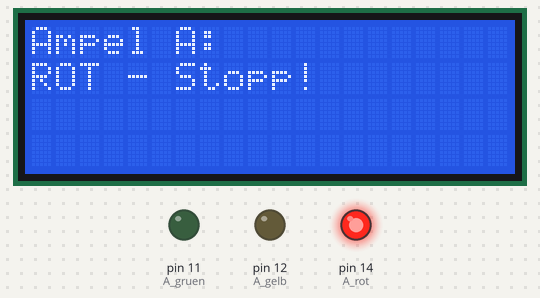
Recording of a sketch running on a simulated Arduino Uno, built with avr-gcc and run on an emulated ATmega328P. Shown: 20×4 character LCD, output pins drawn as LEDs (lit = HIGH).

Above: at 0.1 s.
At 3.2 s:
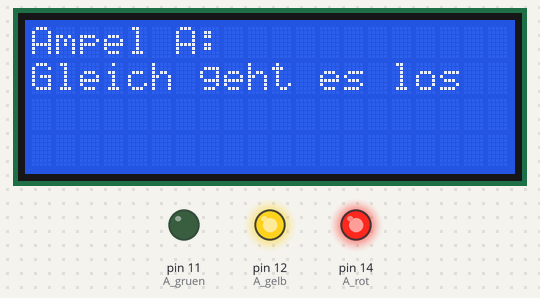
At 4.2 s:
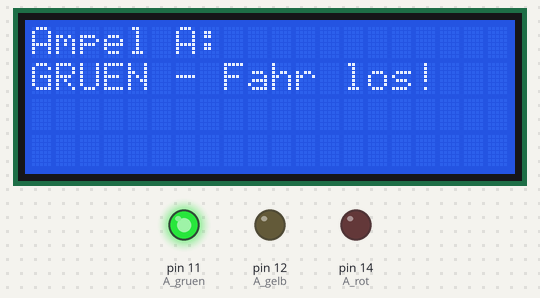
At 7.2 s:
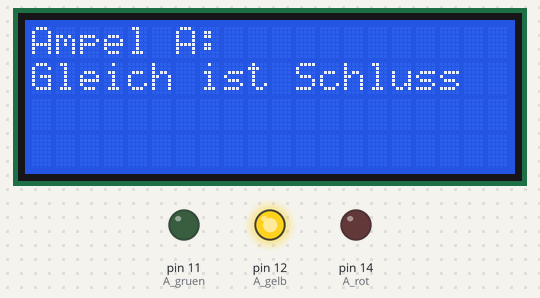
Timing chart, 0 to 40.0 s (numbered marks = the images above):
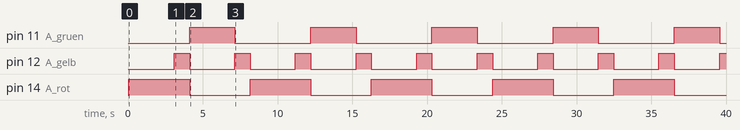

The sketch:

DasDisplayZeigtDieAmpel.ino
```cpp
// =====================================================================
// Das Display zeigt die Ampel
// Jede Ampelfunktion schaltet die LEDs UND schreibt auf das Display.
// =====================================================================

#include <LiquidCrystal_I2C.h>
LiquidCrystal_I2C lcd(0x27, 20, 4);

int A_rot = 14;  int A_gelb = 12;  int A_gruen = 11;

int DauerRot   = 3000;  int DauerRotGelb = 1000;
int DauerGruen = 3000;  int DauerGelb    = 1000;

void ampelA_rot() {
  digitalWrite(A_rot,   HIGH);
  digitalWrite(A_gelb,  LOW);
  digitalWrite(A_gruen, LOW);
  lcd.clear();
  lcd.setCursor(0, 0);
  lcd.print("Ampel A:");
  lcd.setCursor(0, 1);
  lcd.print("ROT - Stopp!");
}

void ampelA_rotGelb() {
  digitalWrite(A_rot,   HIGH);
  digitalWrite(A_gelb,  HIGH);
  digitalWrite(A_gruen, LOW);
  lcd.clear();
  lcd.setCursor(0, 0);
  lcd.print("Ampel A:");
  lcd.setCursor(0, 1);
  lcd.print("Gleich geht es los");
}

void ampelA_gruen() {
  digitalWrite(A_rot,   LOW);
  digitalWrite(A_gelb,  LOW);
  digitalWrite(A_gruen, HIGH);
  lcd.clear();
  lcd.setCursor(0, 0);
  lcd.print("Ampel A:");
  lcd.setCursor(0, 1);
  lcd.print("GRUEN - Fahr los!");
}

void ampelA_gelb() {
  digitalWrite(A_rot,   LOW);
  digitalWrite(A_gelb,  HIGH);
  digitalWrite(A_gruen, LOW);
  lcd.clear();
  lcd.setCursor(0, 0);
  lcd.print("Ampel A:");
  lcd.setCursor(0, 1);
  lcd.print("Gleich ist Schluss");
}

void setup() {
  pinMode(A_rot,   OUTPUT);
  pinMode(A_gelb,  OUTPUT);
  pinMode(A_gruen, OUTPUT);

  lcd.init();
  lcd.backlight();
}

void loop() {
  ampelA_rot();
  delay(DauerRot);

  ampelA_rotGelb();
  delay(DauerRotGelb);

  ampelA_gruen();
  delay(DauerGruen);

  ampelA_gelb();
  delay(DauerGelb);
}
```

Measured:
- by itself, pin 11 (A_gruen): alternates HIGH for 3.0 s and LOW for 5.1 s
- by itself, pin 12 (A_gelb): alternates HIGH for 1.0 s and LOW for 3.0 s
- by itself, pin 14 (A_rot): alternates HIGH for 4.1 s and LOW for 4.1 s
- what the display in image 1 shows lasts 1.0 s, from 3.1 s to 4.1 s
- what the display in image 2 shows lasts 3.1 s, from 4.1 s to 7.2 s
